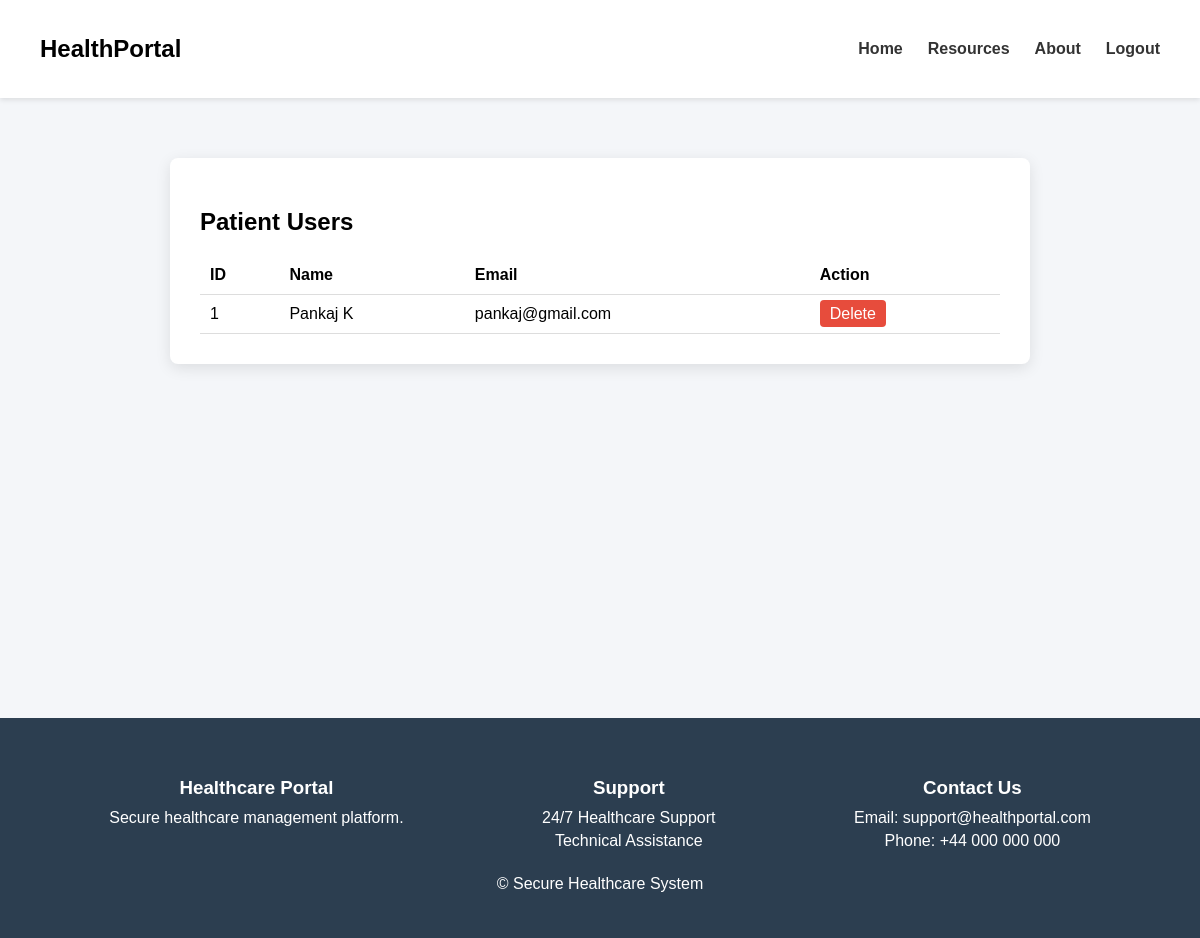
The app's page /patient_users (signed in), older data.
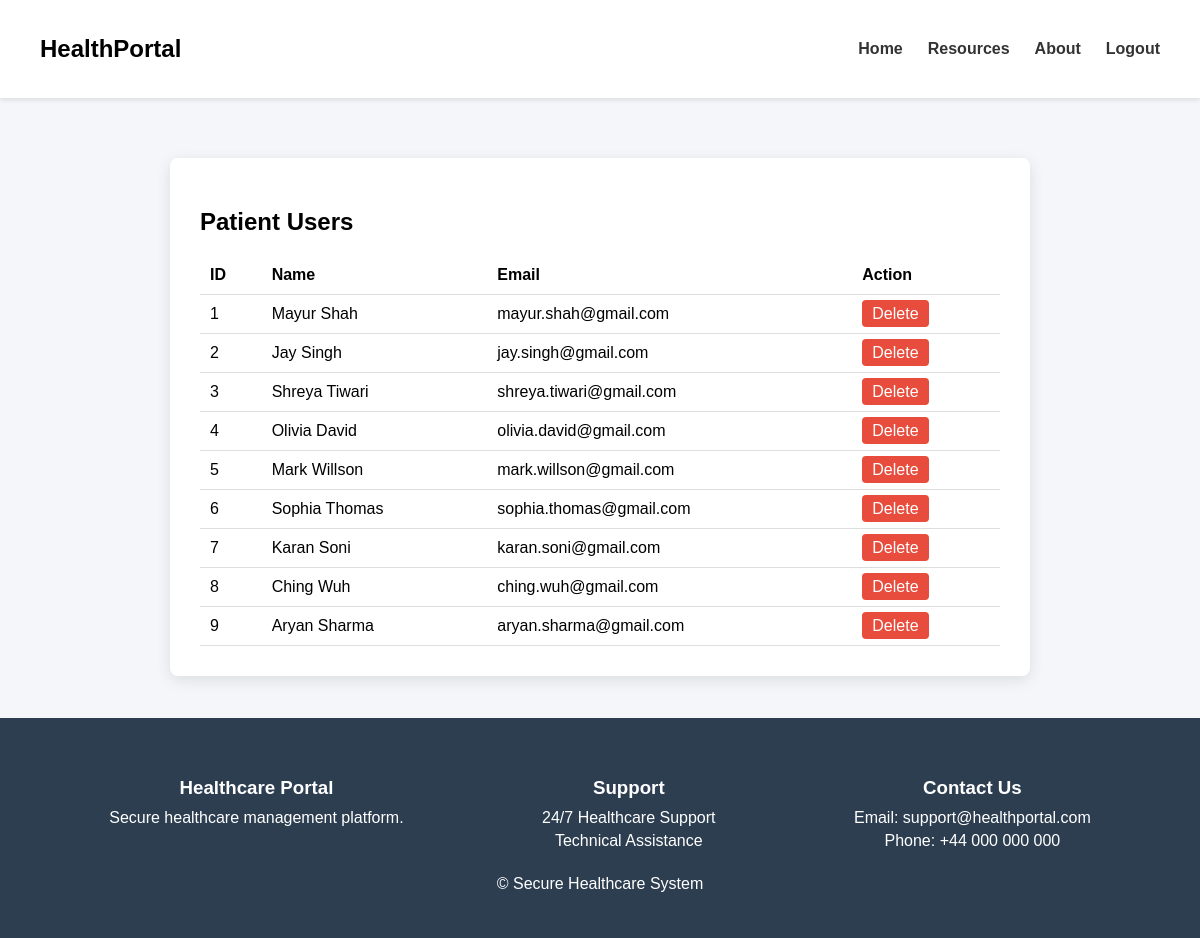
The same page, newer data.
### tables this page shows
CREATE TABLE users (
            id INTEGER PRIMARY KEY AUTOINCREMENT,
            clinician_id INTEGER UNIQUE,
            name TEXT NOT NULL,
            email TEXT UNIQUE NOT NULL,
            password TEXT NOT NULL,
            role TEXT NOT NULL
        );

### run.py (the view)
@app.route('/patient_users')
@login_required
def patient_users():
    if current_user.role != "admin":
        return redirect("/")
    with sqlite3.connect(DATABASE) as conn:
        cursor = conn.cursor()
        cursor.execute("""
        SELECT id,name,email FROM users WHERE role='patient'
        """)
        users = cursor.fetchall()
    user_list = []
    for u in users:
        user_list.append({
            "id": u[0],
            "name": u[1],
            "email": u[2]
        })
    return render_template("admin/patient_users.html", users=user_list)

### app/security/login_manager.py (called while the page is built)
@login_manager.user_loader
def load_user(user_id):
    with sqlite3.connect(DATABASE) as conn:
        cursor = conn.cursor()
        cursor.execute(
            """
            SELECT id, name, email, role
            FROM users
            WHERE id=?
            """,
            (user_id,)
        )
        user = cursor.fetchone()
    if user:
        return User(user[0], user[1], user[2], user[3])
    return None

### app/templates/admin/patient_users.html
{% extends "base.html" %}
{% block content %}
<div class="users-container">
<h2>Patient Users</h2>
<table class="users-table">
<tr>
<th>ID</th>
<th>Name</th>
<th>Email</th>
<th>Action</th>
</tr>
{% for user in users %}
<tr>
<td>{{ loop.index }}</td>
<td>{{ user.name }}</td>
<td>{{ user.email }}</td>
<td>
<a href="#" onclick="confirmDelete({{ user.id }})" class="delete-btn">
Delete
</a>
</td>
</tr>
{% endfor %}
</table>
</div>
{% endblock %}

Row changes from the older to the newer data that the page shows:
removed users: name "Pankaj K", email "pankaj@gmail.com"
added users: name "Mayur Shah", email "mayur.shah@gmail.com"
added users: name "Jay Singh", email "jay.singh@gmail.com"
added users: name "Shreya Tiwari", email "shreya.tiwari@gmail.com"
added users: name "Olivia David", email "olivia.david@gmail.com"
added users: name "Mark Willson", email "mark.willson@gmail.com"
added users: name "Sophia Thomas", email "sophia.thomas@gmail.com"
added users: name "Karan Soni", email "karan.soni@gmail.com"
added users: name "Ching Wuh", email "ching.wuh@gmail.com"
added users: name "Aryan Sharma", email "aryan.sharma@gmail.com"
